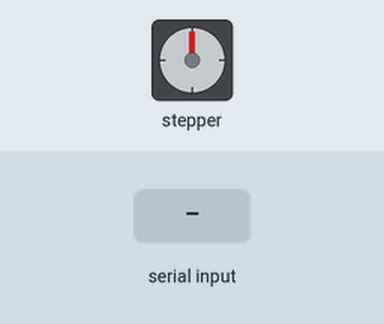
Bench run of a sketch on a simulated Arduino Uno, built with avr-gcc and run on an emulated ATmega328P. On the bench: stepper motor. Wiring (inferred from the names in the program): stepper motor (2048 steps per turn assumed): coils pin 5, pin 6, pin 7, pin 8. The inputs (shaded band) are chosen by the test bench.

Above: at 1.2 s.
1.3 s: "t" received over Serial
At 2.3 s:
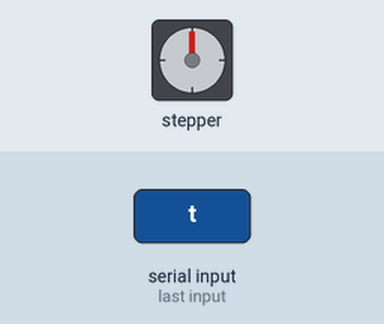
4.3 s: "t" received over Serial
At 6.0 s:
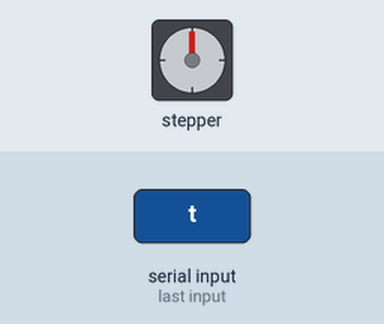
Timing chart, 0 to 11.3 s (numbered marks = the images above; inputs shaded):
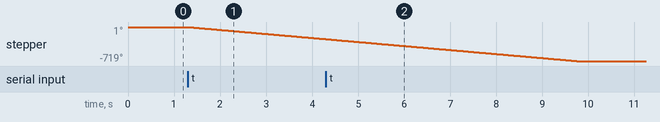

The sketch:

motor_controller.ino
```cpp
#define IN1  5
#define IN2  6
#define IN3  7
#define IN4  8

int Steps = 0;
boolean Direction = true;
unsigned long last_time;
unsigned long currentMillis ;
int steps_left=4095;
long time;


void setup()
{
  Serial.begin(115200);
  pinMode(IN1, OUTPUT);
  pinMode(IN2, OUTPUT);
  pinMode(IN3, OUTPUT);
  pinMode(IN4, OUTPUT);
}

bool rcv = false;
void loop()
{
  char c = Serial.read();
  rcv = c == 't';
  if (rcv)
  {
    while(steps_left>0){
      currentMillis = micros();
      if(currentMillis-last_time>=1000){
        stepper(1);
        time=time+micros()-last_time;
        last_time=micros();
        steps_left--;
      }
    }
    steps_left=4095;
  }
}

void stepper(int xw){
  for (int x=0;x<xw;x++){
switch(Steps){
   case 0:
     digitalWrite(IN1, LOW);
     digitalWrite(IN2, LOW);
     digitalWrite(IN3, LOW);
     digitalWrite(IN4, HIGH);
   break;
   case 1:
     digitalWrite(IN1, LOW);
     digitalWrite(IN2, LOW);
     digitalWrite(IN3, HIGH);
     digitalWrite(IN4, HIGH);
   break;
   case 2:
     digitalWrite(IN1, LOW);
     digitalWrite(IN2, LOW);
     digitalWrite(IN3, HIGH);
     digitalWrite(IN4, LOW);
   break;
   case 3:
     digitalWrite(IN1, LOW);
     digitalWrite(IN2, HIGH);
     digitalWrite(IN3, HIGH);
     digitalWrite(IN4, LOW);
   break;
   case 4:
     digitalWrite(IN1, LOW);
     digitalWrite(IN2, HIGH);
     digitalWrite(IN3, LOW);
     digitalWrite(IN4, LOW);
   break;
   case 5:
     digitalWrite(IN1, HIGH);
     digitalWrite(IN2, HIGH);
     digitalWrite(IN3, LOW);
     digitalWrite(IN4, LOW);
   break;
     case 6:
     digitalWrite(IN1, HIGH);
     digitalWrite(IN2, LOW);
     digitalWrite(IN3, LOW);
     digitalWrite(IN4, LOW);
   break;
   case 7:
     digitalWrite(IN1, HIGH);
     digitalWrite(IN2, LOW);
     digitalWrite(IN3, LOW);
     digitalWrite(IN4, HIGH);
   break;
   default:
     digitalWrite(IN1, LOW);
     digitalWrite(IN2, LOW);
     digitalWrite(IN3, LOW);
     digitalWrite(IN4, LOW);
   break;
}
SetDirection();
}
}
void SetDirection(){
if(Direction==1){ Steps++;}
if(Direction==0){ Steps--; }
if(Steps>7){Steps=0;}
if(Steps<0){Steps=7; }
}
```

Measured:
- after the input at 1.3 s, stepper: keeps turning counter-clockwise at about 85°/s, starting at once
